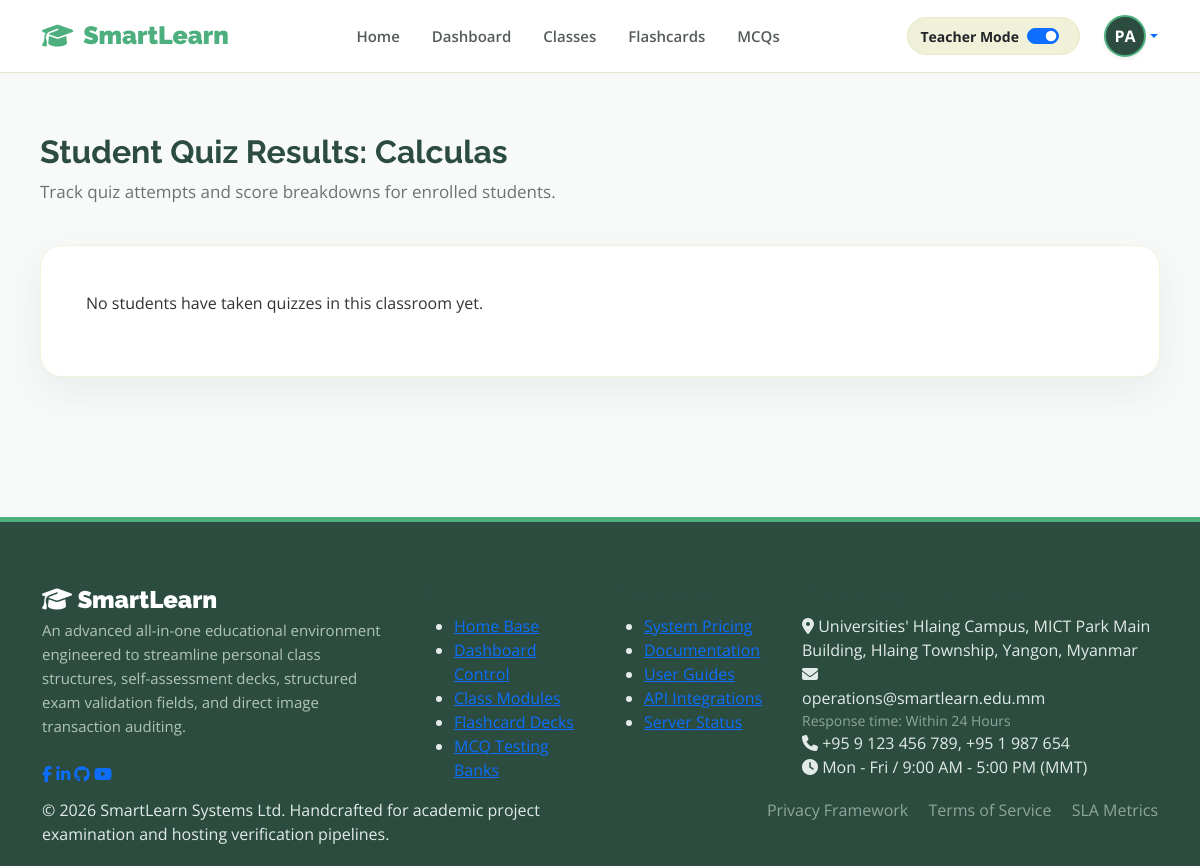
The page /classroom/41/student-results/ (signed in) on the database as committed earlier.
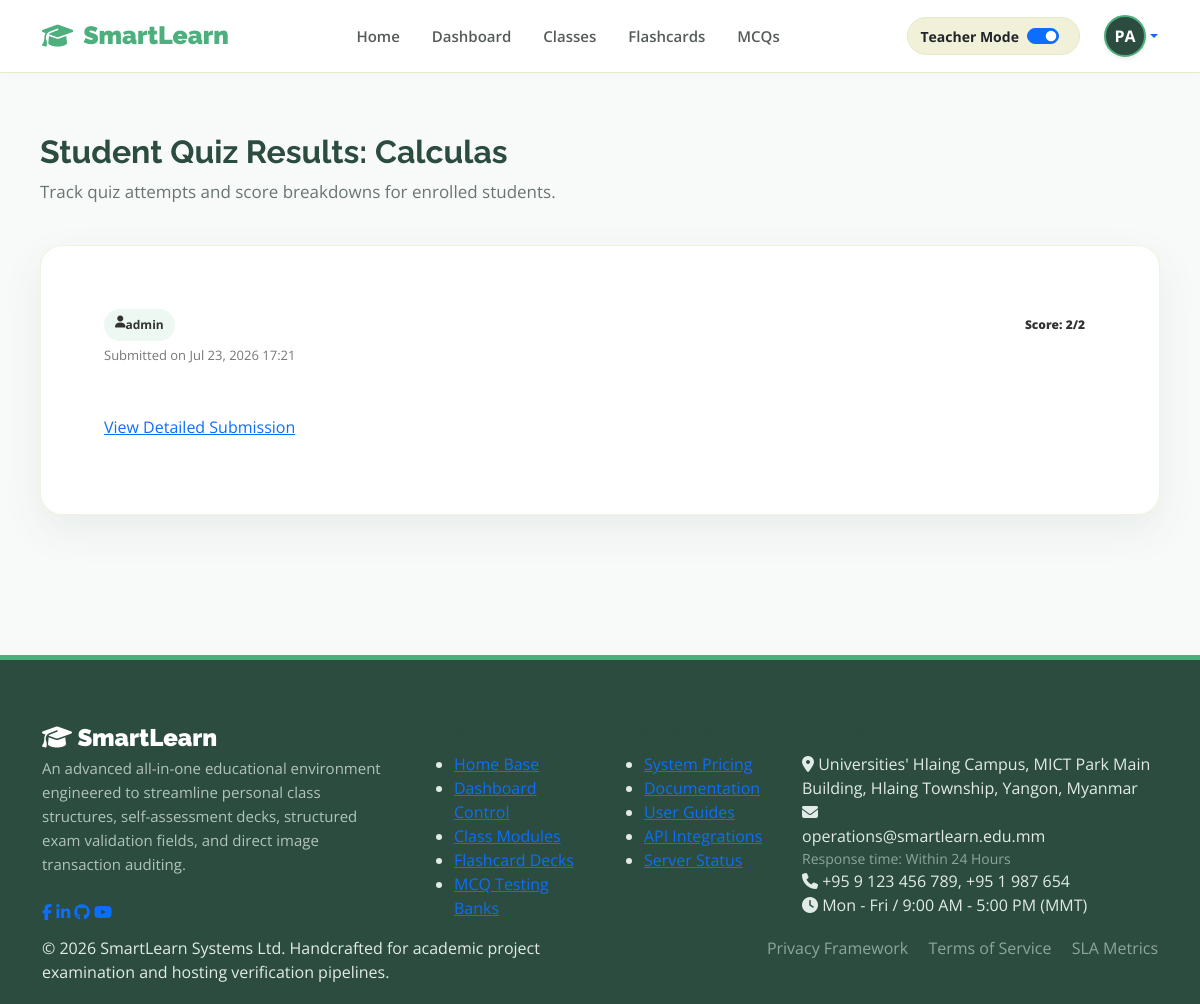
The same page on the database as committed later.
### smartlearnApp/models.py (models this page shows, shortened)
class QuizAttempt(models.Model):
    attempt_id = models.AutoField(primary_key=True)
    classroom = models.ForeignKey(Classroom, on_delete=models.CASCADE, related_name='quiz_attempts')
    student = models.ForeignKey(User, on_delete=models.CASCADE, related_name='quiz_attempts')
    score = models.IntegerField(default=0)
    total_questions = models.IntegerField(default=0)
    answers = models.JSONField(default=dict)
    taken_at = models.DateTimeField(auto_now_add=True)

### smartlearnApp/views.py (the view)
# urls.py: path('classroom/<int:class_id>/student-results/', views.teacher_student_results, name='teacher_student_results'),
@login_required(login_url='login')
def teacher_student_results(request, class_id):
    classroom = get_object_or_404(Classroom, class_id=class_id)
    if classroom.owner != request.user:
        messages.error(request, "Only the class instructor can access student quiz scores.")
        return redirect('classroom_detail', class_id=classroom.class_id)
    attempts = QuizAttempt.objects.filter(classroom=classroom).select_related('student').order_by('-taken_at')
    return render(request, 'teacher_student_results.html', {
        'classroom': classroom,
        'attempts': attempts
    })

### smartlearnApp/templates/teacher_student_results.html (shortened to what this page needs)
{% extends 'base.html' %}
{% block content %}
<div class="learning-page-header">
    <h2>Student Quiz Results: {{ classroom.title }}</h2>
    <p class="subtext-muted">Track quiz attempts and score breakdowns for enrolled students.</p>
</div>
<section class="styled-card" style="margin-top: 20px;">
    {% if attempts %}
        <div class="result-list">
            {% for attempt in attempts %}
                <article class="result-question-card" style="border: 1px solid var(--border); padding: 18px; border-radius: 15px; margin-bottom: 12px;">
                    <div style="display: flex; justify-content: space-between; align-items: center;">
                        <span class="topic-label" style="font-weight: bold; color: var(--forest);">
                            <i class="fa-solid fa-user"></i> {{ attempt.student.username }}
                        </span>
                        <span class="result-status" style="font-weight: 800; color: var(--matcha);">
                            Score: {{ attempt.score }}/{{ attempt.total_questions }}
                        </span>
                    </div>
                    <p class="subtext-muted" style="font-size: 13px; color: #777; margin-top: 5px;">
                        Submitted on {{ attempt.taken_at|date:"M d, Y H:i" }}
                    </p>
                    <a href="{% url 'quiz_result' attempt.attempt_id %}" class="secondary-btn" style="display: inline-block; margin-top: 10px;">
                        View Detailed Submission
                    </a>
                </article>
            {% endfor %}
        </div>
    {% else %}
        <div class="empty-state">
            <p>No students have taken quizzes in this classroom yet.</p>
        </div>
    {% endif %}
</section>
{% endblock %}

Rows that differ between the two databases and show on the page:
added QuizAttempt: student.username "admin", score "2", total_questions "2", taken_at "Jul 23, 2026 17:21"
Other text that changed with them:
text no longer shown: "No students have taken quizzes in this classroom yet."
